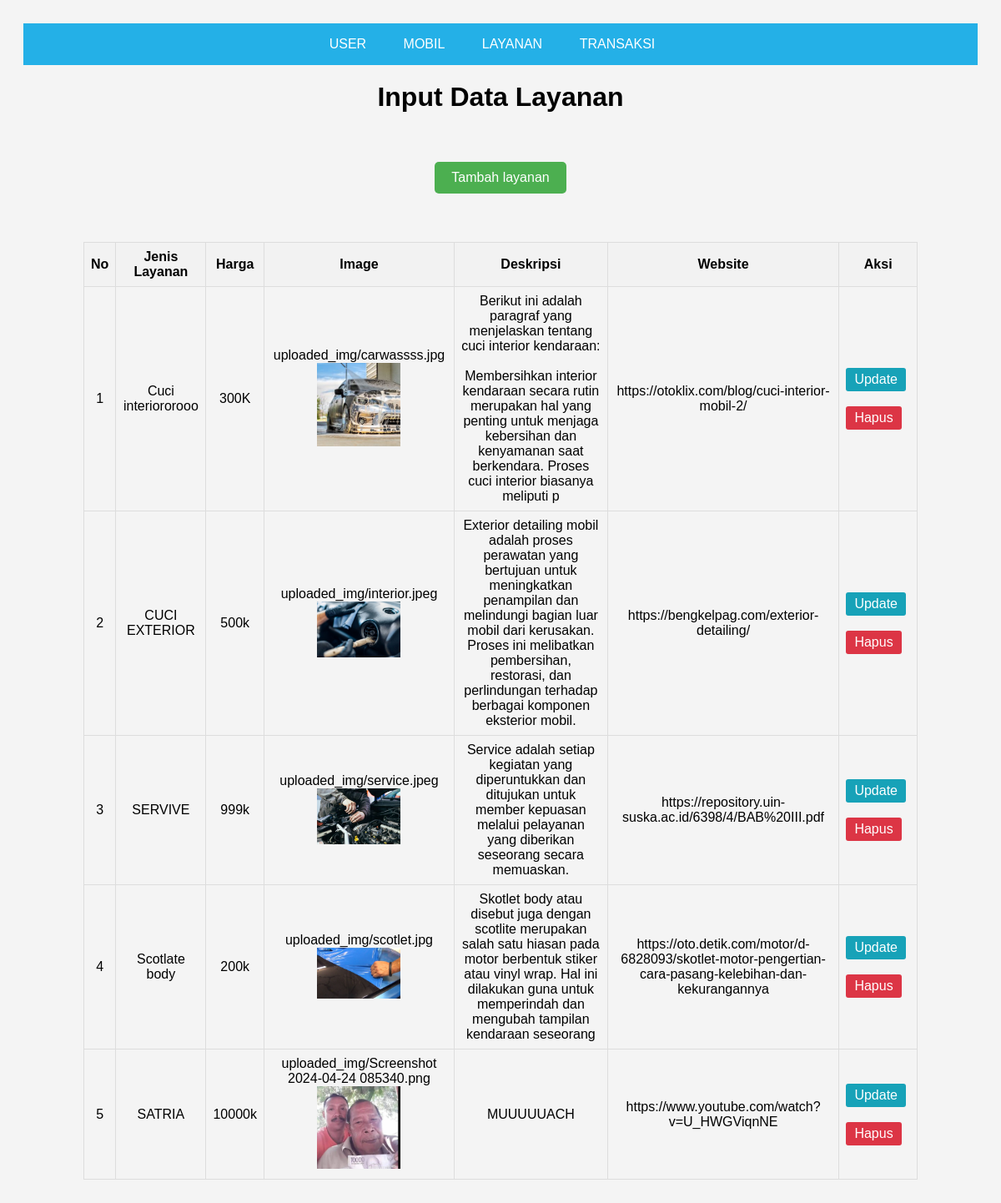
The page /admin/layanan/layanan.php on the database its author committed.
### tables this page shows
CREATE TABLE `layanan` (
  `id_layanan` int(11) NOT NULL,
  `jenis_layanan` varchar(255) DEFAULT NULL,
  `gambar` varchar(100) NOT NULL,
  `deskripsi` varchar(250) NOT NULL,
  `website` varchar(250) NOT NULL,
  `harga` varchar(100) NOT NULL
);

### admin/layanan/layanan.php (the view, shortened to what this page needs)
<!DOCTYPE html>
<html lang="en">
<head>
    <link rel="stylesheet" href="layananada.css">
</head>
<body>
    <nav class="navbar">
        <div class="container">
            <ul class="navbar-menu">
                <li><a href="../user.php">USER</a></li>
                <li><a href="../mobil/mobil.php">MOBIL</a></li>
                <li><a href="layanan.php">LAYANAN</a></li>
                <li><a href="../transactionadmin/transaksiadmin.php">TRANSAKSI</a></li>
            </ul>
        </div>
    </nav>
    <h1 class="judul">Input Data Layanan</h1>
    <br>
    <a href="tambahlayanan.php" class="btn">Tambah layanan</a>
    <br>
    <table class="my-3 table table-bordered">
        <thead>
            <tr class="table-primary">
                <th class="no-col">No</th>
                <th class="nama-col">Jenis Layanan</th>
                <th class="harga-col">Harga</th>
                <th class="image-col">Image</th>
                <th class="deskripsi-col">Deskripsi</th>
                <th class="website-col">Website</th>
                <th>Aksi</th>
            </tr>
        </thead>
        <tbody>
            <?php
            $sql = "SELECT * FROM layanan";
            $hasil = mysqli_query($mysqli, $sql);
            $no = 0;
            while ($data = mysqli_fetch_array($hasil)) {
                $no++;
            ?>
            <tr>
                <td class="no-col"><?php echo $no; ?></td>
                <td class="nama-col"><?php echo $data["jenis_layanan"]; ?></td>
                <td class="harga-col"><?php echo $data["harga"]; ?></td>
                <td class="image-col">
                         <?php
                             $gambarPath = "uploaded_img/" . $data["gambar"];
                             echo $gambarPath;
                         ?>
                        <br>
                        <img src="<?php echo $gambarPath; ?>" alt="Gambar layanan" width="100">
                </td>
                <td class="deskripsi-col"><?php echo nl2br($data["deskripsi"]); ?></td>
                <td class="website-col"><?php echo $data["website"]; ?></td>
                <td>
                    <a href="updatelayanan.php?id=<?php echo $data['id_layanan']; ?>" class="btn-update">Update</a>
                    <br><br>
                    <a href="hapuslayanan.php?id=<?php echo $data['id_layanan']; ?>" class="btn-hapus">Hapus</a>
                </td>
            </tr>
            <?php
            }
            ?>
        </tbody>
    </table>
</body>
</html>

### admin/layanan/layananada.css (style rules this page uses)
body { font-family: Arial, sans-serif; background-color: #f4f4f4; display: flex; flex-direction: column; align-items: center; padding: 20px; }
.navbar { width: 100%; background-color: #24b0e7; }
.navbar .container { display: flex; justify-content: center; }
.navbar .navbar-menu { list-style-type: none; padding: 0; }
.navbar .navbar-menu li { display: inline; margin-right: 20px; }
.navbar .navbar-menu a { text-decoration: none; color: white; padding: 10px; }
.judul { text-align: center; margin-top: 20px; }
.btn { display: inline-block; padding: 10px 20px; margin: 20px 0; color: white; background-color: #4CAF50; border: none; border-radius: 5px; text-decoration: none; }
.table { width: 100%; max-width: 1000px; border-collapse: collapse; margin-top: 20px; }
.table, .table th, .table td { border: 1px solid #ddd; padding: 8px; }
.table th { background-color: #f2f2f2; text-align: center; }
.table td img { max-width: 100px; }
.btn-hapus, .btn-update { display: inline-block; padding: 5px 10px; background-color: #dc3545; color: #fff; text-decoration: none; border-radius: 3px; margin-right: 5px; }
.btn-update { background-color: #17a2b8; }
.no-col, .nama-col, .harga-col, .image-col, .deskripsi-col, .website-col { text-align: center; }

### rows shown on the page
layanan: jenis_layanan "Cuci interiororooo", harga "300K", gambar "uploaded_img/carwassss.jpg", gambar (picture), deskripsi "Berikut ini adalah paragraf yang menjelaskan tentang cuci interior kendaraan: Membersihkan interior kendaraan secara rutin merupakan hal yang penting untuk menjaga kebersihan dan kenyamanan saat berkendara. Proses cuci interior biasanya meliputi p", website "https://otoklix.com/blog/cuci-interior-mobil-2/"
layanan: jenis_layanan "CUCI EXTERIOR", harga "500k", gambar "uploaded_img/interior.jpeg", gambar (picture), deskripsi "Exterior detailing mobil adalah proses perawatan yang bertujuan untuk meningkatkan penampilan dan melindungi bagian luar mobil dari kerusakan. Proses ini melibatkan pembersihan, restorasi, dan perlindungan terhadap berbagai komponen eksterior mobil.", website "https://bengkelpag.com/exterior-detailing/"
layanan: jenis_layanan "SERVIVE", harga "999k", gambar "uploaded_img/service.jpeg", gambar (picture), deskripsi "Service adalah setiap kegiatan yang diperuntukkan dan ditujukan untuk member kepuasan melalui pelayanan yang diberikan seseorang secara memuaskan.", website "https://repository.uin-suska.ac.id/6398/4/BAB%20III.pdf"
layanan: jenis_layanan "Scotlate body", harga "200k", gambar "uploaded_img/scotlet.jpg", gambar (picture), deskripsi "Skotlet body atau disebut juga dengan scotlite merupakan salah satu hiasan pada motor berbentuk stiker atau vinyl wrap. Hal ini dilakukan guna untuk memperindah dan mengubah tampilan kendaraan seseorang", website "https://oto.detik.com/motor/d-6828093/skotlet-motor-pengertian-cara-pasang-kelebihan-dan-kekurangannya"
layanan: jenis_layanan "SATRIA", harga "10000k", gambar "uploaded_img/Screenshot 2024-04-24 085340.png", gambar (picture), deskripsi "MUUUUUACH", website "https://www.youtube.com/watch?v=U_HWGViqnNE"
